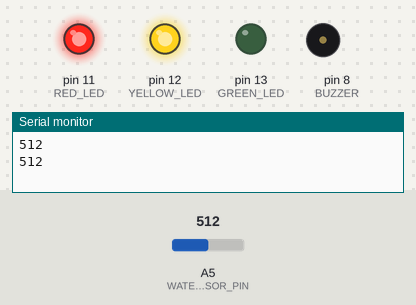
Recording of a sketch running on a simulated Arduino Uno, built with avr-gcc and run on an emulated ATmega328P. Shown: output pins drawn as LEDs (lit = HIGH), buzzer (waves = sounding), the last lines printed to the serial monitor. The inputs (shaded band) are chosen by the test bench; at power-on: A5 (WATER_SENSOR_PIN) = 512.

Above: at 2.8 s.
2.9 s: A5 (WATER_SENSOR_PIN) set to 485
At 4.2 s:
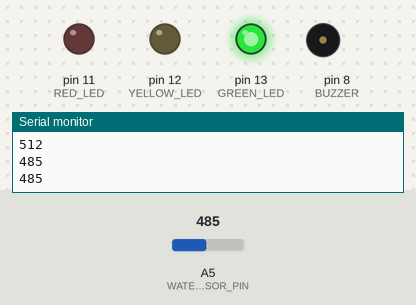
4.5 s: A5 (WATER_SENSOR_PIN) set to 560
At 6.0 s:
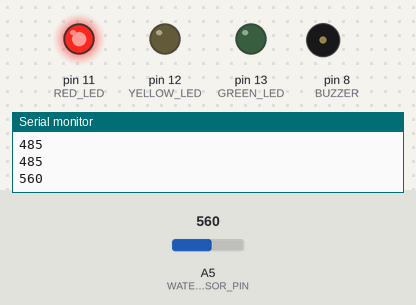
6.5 s: A5 (WATER_SENSOR_PIN) set to 532
At 7.5 s:
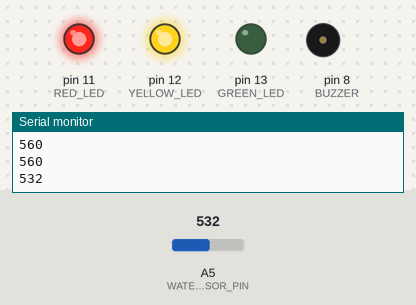
8.5 s: A5 (WATER_SENSOR_PIN) set to 390
At 10.2 s:
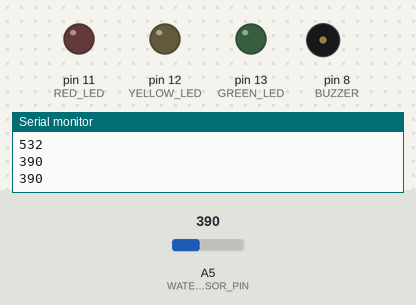
10.5 s: A5 (WATER_SENSOR_PIN) set to 417
At 11.8 s:
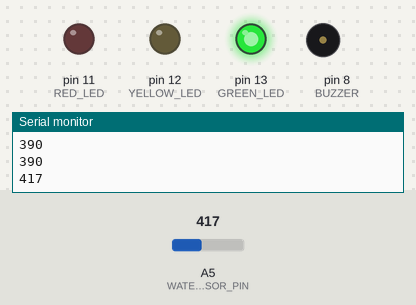
12.5 s: A5 (WATER_SENSOR_PIN) set to 510
At 13.4 s:
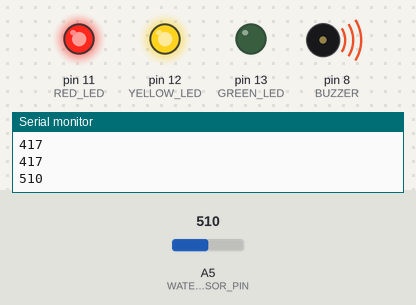
Timing chart, 0 to 15.5 s (numbered marks = the images above; inputs shaded):
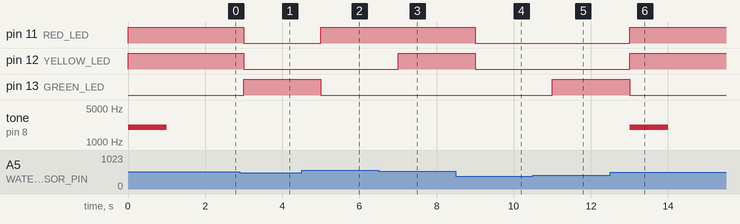

The sketch:

WaterSensor.ino
```cpp
int GREEN_LED = 13;
int YELLOW_LED = 12;
int RED_LED = 11;
int WATER_SENSOR_PIN = A5;
int WATER_LEVEL;
int BUZZER = 8;
boolean BUZZED = false;

void setup() {
  pinMode(GREEN_LED, OUTPUT);
  pinMode(YELLOW_LED, OUTPUT);
  pinMode(RED_LED, OUTPUT);
  Serial.begin(9600);
  pinMode(BUZZER, OUTPUT);
}

void dance() {
  digitalWrite(GREEN_LED, HIGH);
  digitalWrite(YELLOW_LED, HIGH);
  digitalWrite(RED_LED, HIGH);
  delay(1000);
  digitalWrite(GREEN_LED, LOW);
  delay(1000);
  digitalWrite(YELLOW_LED, LOW);
  delay(1000);
  digitalWrite(RED_LED, LOW);
}

void loop() {
  resetLights();
  WATER_LEVEL = analogRead(WATER_SENSOR_PIN);
  Serial.println(WATER_LEVEL);
  if (WATER_LEVEL <= 400) {
    BUZZED = false;
  } else if (WATER_LEVEL <= 500) {
    digitalWrite(GREEN_LED, HIGH);
  } else if (WATER_LEVEL <= 550) {
    digitalWrite(YELLOW_LED, HIGH);
    digitalWrite(RED_LED, HIGH);
    if (!BUZZED) {
      tone(BUZZER, 2000);
      delay(1000);
      noTone(BUZZER);
      BUZZED = true;
    }
  } else {
    digitalWrite(RED_LED, HIGH);
    if (!BUZZED) {
      tone(BUZZER, 2000);
      delay(1000);
      noTone(BUZZER);
      BUZZED = true;
    }
  }
  delay(1000);
}

void resetLights() {
  digitalWrite(GREEN_LED, LOW);
  digitalWrite(YELLOW_LED, LOW);
  digitalWrite(RED_LED, LOW);
}
```

Measured:
- the behaviour switches between 501 and 500 on A5 (WATER_SENSOR_PIN) (found by bisection; images 0 and 1)
- the behaviour switches between 551 and 550 on A5 (WATER_SENSOR_PIN) (found by bisection; images 2 and 3)
- the behaviour switches between 400 and 401 on A5 (WATER_SENSOR_PIN) (found by bisection; images 4 and 5)
- after the input at 2.9 s, pin 11 (RED_LED), pin 12 (YELLOW_LED): HIGH → LOW after 0.10 s; pin 13 (GREEN_LED): LOW → HIGH after 0.10 s
- after the input at 4.5 s, pin 11 (RED_LED): LOW → HIGH after 0.50 s; pin 13 (GREEN_LED): HIGH → LOW after 0.50 s
- after the input at 6.5 s, pin 12 (YELLOW_LED): LOW → HIGH after 0.50 s
- after the input at 8.5 s, pin 11 (RED_LED), pin 12 (YELLOW_LED): HIGH → LOW after 0.50 s
- after the input at 10.5 s, pin 13 (GREEN_LED): LOW → HIGH after 0.50 s
- after the input at 12.5 s, pin 11 (RED_LED), pin 12 (YELLOW_LED): LOW → HIGH after 0.50 s; pin 13 (GREEN_LED): HIGH → LOW after 0.50 s; tone on pin 8 (BUZZER): silent → 2000 Hz after 0.50 s, → silent 1.0 s later
